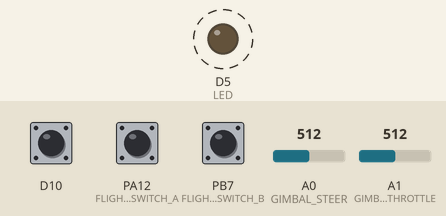
This sketch was run on a simulated STM32 Nucleo. Shown: output pins drawn as LEDs (lit = HIGH). Dashed ring = blinking. Inputs (shaded band) come from the test bench; at power-on: D10 HIGH, A0 (GIMBAL_STEER) = 512, A1 (GIMBAL_THROTTLE) = 512, PA12 (FLIGHT_SWITCH_A) HIGH, PB7 (FLIGHT_SWITCH_B) LOW.

Above: at 0.12 s.
Timing chart, 0 to 3.0 s (numbered marks = the images above):
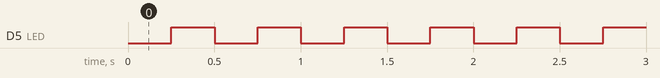

Measured:
- by itself, D5 (LED): alternates HIGH for 0.25 s and LOW for 0.25 s

The sketch:

stm32F042K_sbus.ino
```cpp
// Adapted from https://quadmeup.com/generate-s-bus-with-arduino-in-a-simple-way/

//#define DEBUG

HardwareSerial SerialSBUS(PA3,PA2); //syntax for STM32Duino
//HardwareSerial SerialSBUS(PA10,PA9); //syntax for STM32Duino

#define RC_CHANNEL_MIN 990
#define RC_CHANNEL_MAX 2010
#define RC_RAW_MIN 1000
#define RC_RAW_MAX 2000
#define LED PB4 //D12
#define LED_TIME 250
#define FLIGHT_SWITCH_A PA12 //D2
#define FLIGHT_SWITCH_B PB7 //D4
#define ARM_SWITCH PA11 //D10
#define GIMBAL_STEER PA0
#define GIMBAL_THROTTLE PA1
#define SBUS_MIN_OFFSET 173
#define SBUS_MID_OFFSET 992
#define SBUS_MAX_OFFSET 1811
#define SBUS_CHANNEL_NUMBER 16
#define SBUS_PACKET_LENGTH 25
#define SBUS_FRAME_HEADER 0x0f
#define SBUS_FRAME_FOOTER 0x00
#define SBUS_FRAME_FOOTER_V2 0x04
#define SBUS_STATE_FAILSAFE 0x08
#define SBUS_STATE_SIGNALLOSS 0x04
#define SBUS_UPDATE_RATE 15 //ms

void sbusPreparePacket(uint8_t packet[], int channels[], bool isSignalLoss, bool isFailsafe){

    static int output[SBUS_CHANNEL_NUMBER] = {0};

    /*
     * Map 1000-2000 with middle at 1500 chanel values to
     * 173-1811 with middle at 992 S.BUS protocol requires
     */
    for (uint8_t i = 0; i < SBUS_CHANNEL_NUMBER; i++) {
        output[i] = map(channels[i], RC_CHANNEL_MIN, RC_CHANNEL_MAX, SBUS_MIN_OFFSET, SBUS_MAX_OFFSET);
    }

    uint8_t stateByte = 0x00;
    if (isSignalLoss) {
        stateByte |= SBUS_STATE_SIGNALLOSS;
    }
    if (isFailsafe) {
        stateByte |= SBUS_STATE_FAILSAFE;
    }
    packet[0] = SBUS_FRAME_HEADER; //Header

    packet[1] = (uint8_t) (output[0] & 0x07FF);
    packet[2] = (uint8_t) ((output[0] & 0x07FF)>>8 | (output[1] & 0x07FF)<<3);
    packet[3] = (uint8_t) ((output[1] & 0x07FF)>>5 | (output[2] & 0x07FF)<<6);
    packet[4] = (uint8_t) ((output[2] & 0x07FF)>>2);
    packet[5] = (uint8_t) ((output[2] & 0x07FF)>>10 | (output[3] & 0x07FF)<<1);
    packet[6] = (uint8_t) ((output[3] & 0x07FF)>>7 | (output[4] & 0x07FF)<<4);
    packet[7] = (uint8_t) ((output[4] & 0x07FF)>>4 | (output[5] & 0x07FF)<<7);
    packet[8] = (uint8_t) ((output[5] & 0x07FF)>>1);
    packet[9] = (uint8_t) ((output[5] & 0x07FF)>>9 | (output[6] & 0x07FF)<<2);
    packet[10] = (uint8_t) ((output[6] & 0x07FF)>>6 | (output[7] & 0x07FF)<<5);
    packet[11] = (uint8_t) ((output[7] & 0x07FF)>>3);
    packet[12] = (uint8_t) ((output[8] & 0x07FF));
    packet[13] = (uint8_t) ((output[8] & 0x07FF)>>8 | (output[9] & 0x07FF)<<3);
    packet[14] = (uint8_t) ((output[9] & 0x07FF)>>5 | (output[10] & 0x07FF)<<6);
    packet[15] = (uint8_t) ((output[10] & 0x07FF)>>2);
    packet[16] = (uint8_t) ((output[10] & 0x07FF)>>10 | (output[11] & 0x07FF)<<1);
    packet[17] = (uint8_t) ((output[11] & 0x07FF)>>7 | (output[12] & 0x07FF)<<4);
    packet[18] = (uint8_t) ((output[12] & 0x07FF)>>4 | (output[13] & 0x07FF)<<7);
    packet[19] = (uint8_t) ((output[13] & 0x07FF)>>1);
    packet[20] = (uint8_t) ((output[13] & 0x07FF)>>9 | (output[14] & 0x07FF)<<2);
    packet[21] = (uint8_t) ((output[14] & 0x07FF)>>6 | (output[15] & 0x07FF)<<5);
    packet[22] = (uint8_t) ((output[15] & 0x07FF)>>3);

    packet[23] = stateByte; //Flags byte
    packet[24] = SBUS_FRAME_FOOTER; //Footer
}

uint8_t sbusPacket[SBUS_PACKET_LENGTH];
int rcChannels[SBUS_CHANNEL_NUMBER];
uint32_t sbusTime = 0;
uint32_t ledTime = 0;
bool ledState = 0;

void setup() {

    for (uint8_t i = 0; i < SBUS_CHANNEL_NUMBER; i++) {
        rcChannels[i] = 0;
    }

    #ifdef DEBUG
      Serial.begin(115200);
    #else
      SerialSBUS.begin(100000, SERIAL_8E2);
    #endif

    pinMode(LED, OUTPUT);
    pinMode(FLIGHT_SWITCH_A,INPUT);
    pinMode(FLIGHT_SWITCH_B,INPUT);
    pinMode(ARM_SWITCH,INPUT);
}

int getMode()
{
  if (!digitalRead(FLIGHT_SWITCH_A)) return 1815;
  if (!digitalRead(FLIGHT_SWITCH_B)) return 1165;
  else return 1425;
}

int getArm()
{
  if (!digitalRead(D10)) return 1950;
  else return 1150;
}

void loop() {

    uint32_t currentMillis = millis();
    uint32_t ledMillis = millis();

    /*
    ArduRover RC Channel Mapping
    RC1 - servo steer (PA0)
    RC3 - throttle (PA1)
    RC4 - Unused
    RC5 is Mode Switch (PB6 and PB1)
      Hold - 1165
      Manual - 1425
      Auto - 1815
    RC6 is Arming Switch (PA11)
    */

    if (currentMillis > sbusTime) {

        sbusPreparePacket(sbusPacket, rcChannels, false, false);

        #ifdef DEBUG
          Serial.print("RC1 ");
          Serial.print(map(analogRead(GIMBAL_STEER),0,1015,RC_RAW_MIN,RC_RAW_MAX));
          //Serial.print(analogRead(GIMBAL_STEER));
          Serial.print(" | ");
          Serial.print("RC3 ");
          Serial.print(map(analogRead(GIMBAL_THROTTLE),0, 1015,RC_RAW_MIN,RC_RAW_MAX));
          //Serial.print(analogRead(GIMBAL_THROTTLE));
          Serial.print(" | ");
          Serial.print(getMode());
          Serial.print(" | ");
          Serial.println(getArm());
        #else
          // Here you can modify values of rcChannels while keeping it in 1000:2000 range
          rcChannels[0] = map(analogRead(GIMBAL_STEER),0,1015,RC_RAW_MIN,RC_RAW_MAX);
          rcChannels[1] = 1500;
          rcChannels[2] = map(analogRead(GIMBAL_THROTTLE),0,1015,RC_RAW_MIN,RC_RAW_MAX);
          rcChannels[3] = 1500;
          rcChannels[7] = getMode();
          rcChannels[5] = getArm();
          SerialSBUS.write(sbusPacket, SBUS_PACKET_LENGTH);
        #endif

        sbusTime = currentMillis + SBUS_UPDATE_RATE;
    }

  if( ledState == HIGH )
  {
    if( (millis()- ledTime) >= LED_TIME){
      ledState = LOW;// change the state of LED
      ledTime=millis();// remember Current millis() time
    }
  }
  else
  {
    if( (millis()- ledTime) >= LED_TIME){
      ledState =HIGH;// change the state of LED
      ledTime=millis();// remember Current millis() time
    }
  }

  digitalWrite(LED,ledState);

}
```
